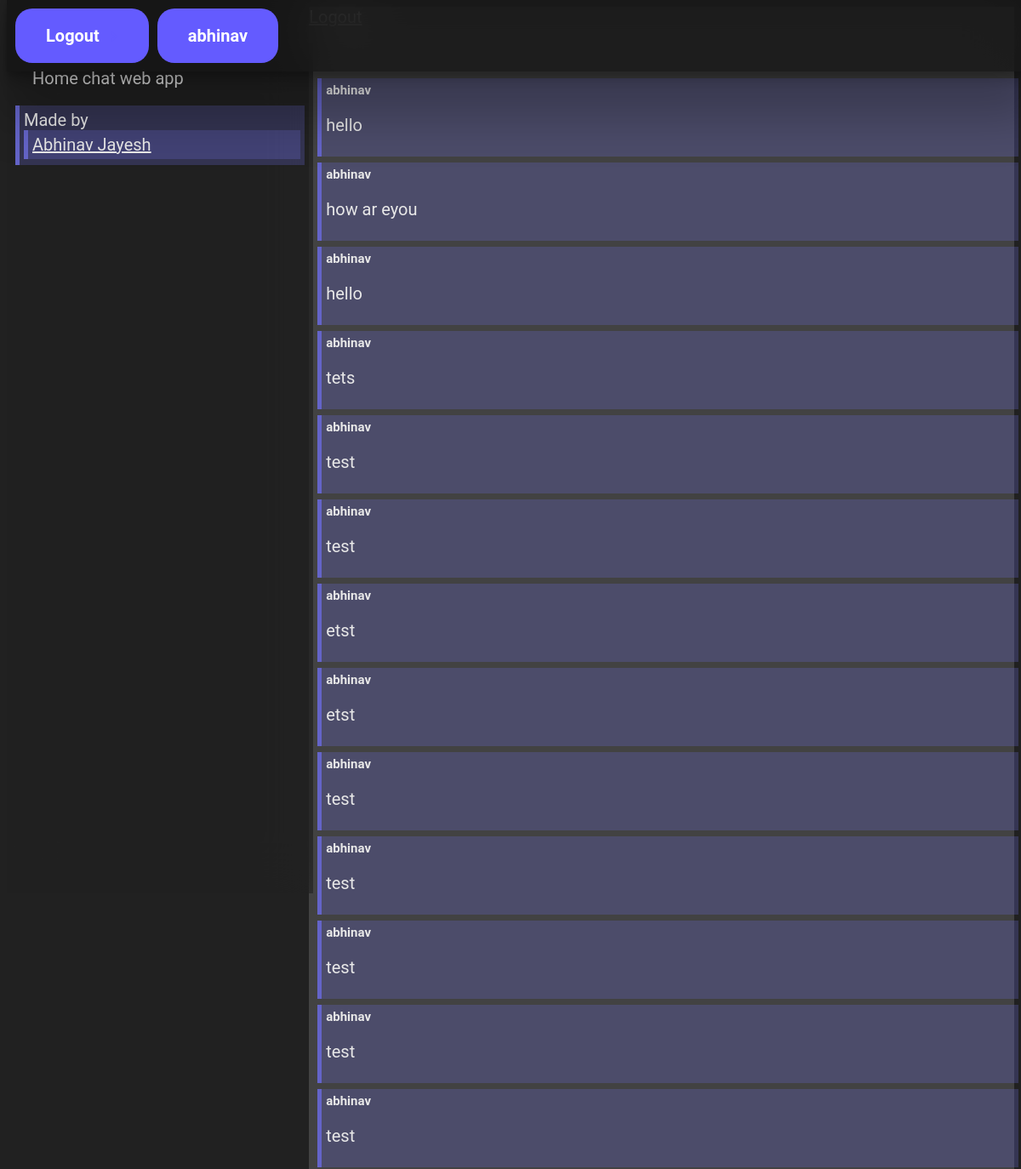
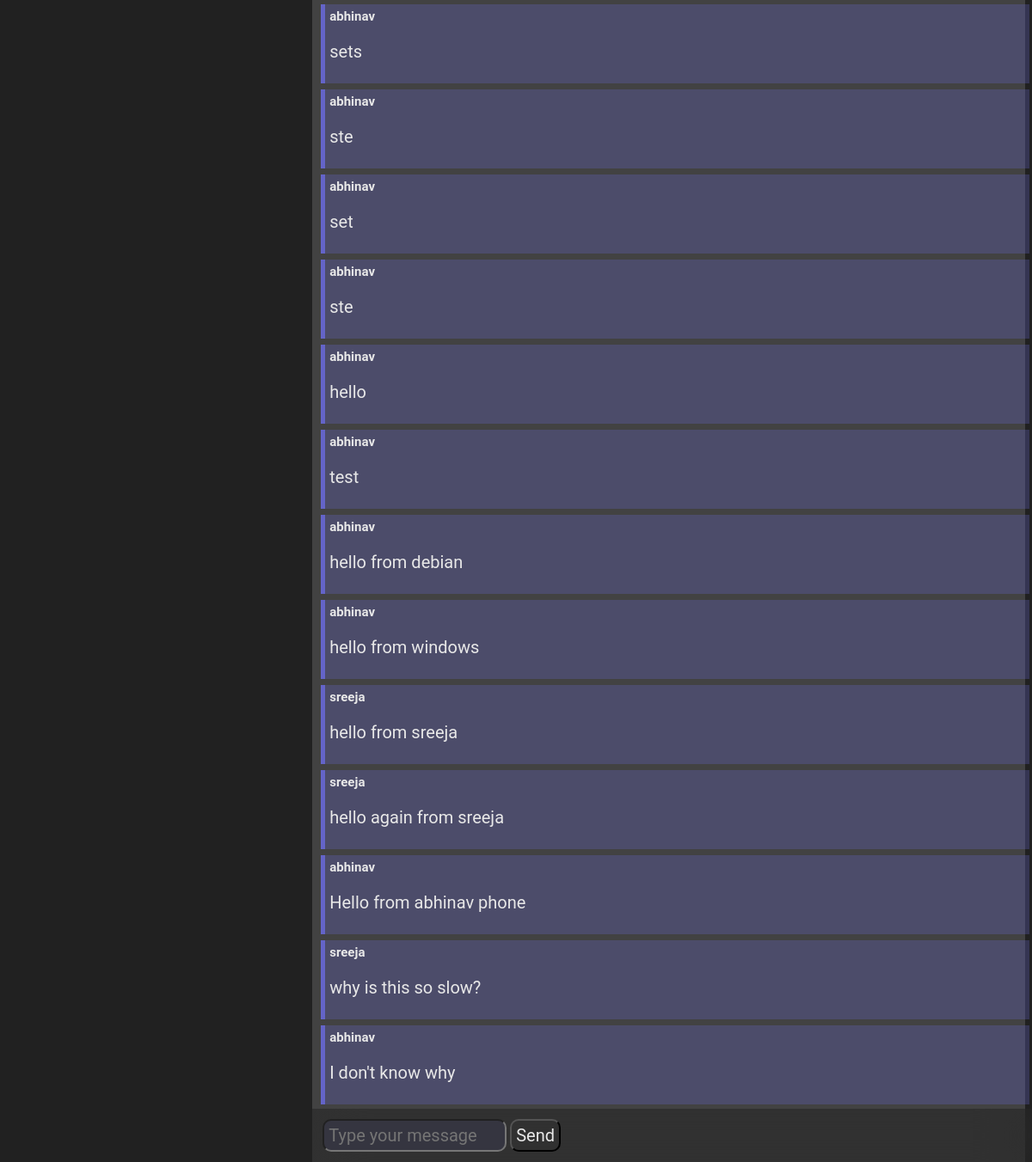
Screenshot of / (signed in) with the database file from the repository (2 pictures, top to bottom).
### app.py (models this page shows)
class User(UserMixin, db.Model):
    id = db.Column(db.Integer, primary_key=True)
    username = db.Column(db.String(50), unique=True, nullable=False)
    password = db.Column(db.String(200), nullable=False)

class Message(db.Model):
    id = db.Column(db.Integer, primary_key=True)
    content = db.Column(db.String(500))
    user_id = db.Column(db.Integer, db.ForeignKey("user.id"))
    user = db.relationship("User", backref="messages")

### app.py (the view)
@app.route("/")
@login_required
def index():
    messages = Message.query.all()
    return render_template(
        "index.html", messages=messages, username=current_user.username
    )

### app.py (called while the page is built)
@login_manager.user_loader
def load_user(user_id):
    return User.query.get(int(user_id))

### templates/index.html (shortened to what this page needs)
<!DOCTYPE html>
<html>
	<head>
		<link rel="stylesheet" href="../static/style.css">
	</head>
	<body>
		<div class="topnav" id="myTopnav">
				<a href="{{ url_for('logout') }}" class="active">
					<button class="activebutton">
						Logout
						<div class="arrow-wrapper">
							<div class="arrow"></div>
						</div>
					</button>
				</a>
				<button class="activebutton">
					{{ username }}
				</button>
		</div>
		<div class="left">
			<div style="padding: 10px;">
			<h1>Home chat web app</h1>
			<p class="fake-message">Made by <a href="https://abhinav-jay.github.io" target="_blank" class="fake-message">Abhinav Jayesh</a></p>
			</div>
		</div>
		<div class="chat">
			<a href="{{ url_for('logout') }}">Logout</a>
			<div class="messages" id="messages">
				{% for m in messages %}
				<div><div class="message"><p class="name">{{ m.user.username }}</p><p class=""> {{ m.content }}</p></div></div>
				{% endfor %}
			</div>
			<form id="chat-form">
				<input type="text" id="message-input" style="float: left;" placeholder="Type your message" autocomplete="off" required>
				<button id="send" type="submit">Send</button>
			</form>
		</div>
	</body>
</html>

### static/style.css (style rules this page uses)
* { font-size: 20px; font-family: roboto; font-style: normal; font-weight: normal; }
body { background-color: #212121; }
.message { background-color: rgba(100, 100, 200, 0.3); color: #e8e8e8; border-left: 5px solid rgb(100, 100, 200); display: inline-block; margin-bottom: 2px; padding: 5px; width: 100%; overflow: auto; overflow-wrap: break-word; }
.fake-message { background-color: rgba(100, 100, 200, 0.3); color: #e8e8e8; border-left: 5px solid rgb(100, 100, 200); display: block; margin-bottom: 2px; padding: 5px; min-width: 100px; overflow: auto; overflow-wrap: break-word; }
.topnav { width: 100%; backdrop-filter: blur(30px) saturate(180%); z-index: 9999; background-color: rgba(21, 21, 21, 0.8); position: fixed; top: 0; overflow: hidden; box-shadow: rgba(0, 0, 0, 0.25) 0px 54px 55px, rgba(0, 0, 0, 0.12) 0px -12px 30px, rgba(0, 0, 0, 0.12) 0px 4px 6px, rgba(0, 0, 0, 0.17) 0px 12px 13px, rgba(0, 0, 0, 0.09) 0px -3px 5px; padding: 5px; }
.activebutton { display: inline-block; margin: 5px; float: left; --primary-color: #645bff; --secondary-color: #fff; --hover-color: #000021; --arrow-width: 10px; --arrow-stroke: 2px; box-sizing: border-box; border: 0; border-radius: 20px; color: var(--secondary-color); padding: 1em 1.8em; background: var(--primary-color); display: flex !important; transition: 0.2s background; align-items: center; gap: 0.6em; color: white; font-weight: bold; }
.activebutton .arrow-wrapper { display: flex; justify-content: center; align-items: center; }
.activebutton .arrow { margin-top: 1px; width: var(--arrow-width); height: var(--arrow-stroke); position: relative; transition: 0.2s; }
.activebutton { background: var(--primary-color); }
.activebutton .arrow::before { content: ""; box-sizing: border-box; position: absolute; border: 1px solid var(--primary-color); border-width: 0 var(--arrow-stroke) var(--arrow-stroke) 0; display: inline-block; top: -3px; right: 3px; transition: 0.2s; padding: 3px; transform: rotate(-45deg); }
.arrow { background: var(--primary-color) !important; }
.chat { margin-bottom: 40px; margin: auto; width: 70%; background-color: #424242; display: flex; flex-direction: column; min-height: 100vh; float: right; }
.messages { margin: 10px; margin-bottom: 60px; margin-top: 60px; float: left; }
.left { top: 50px; position: fixed; float: left; width: 30%; height: 1000px; background-color: rgba(32, 32, 32, 0.5); backdrop-filter: blur(30px) saturate(180%); padding: 00px; }
h1 { color: #e8e8e8; margin: 20px; }
form { backdrop-filter: blur(30px) saturate(180%); float: right; margin-top: auto; position: fixed; background-color: rgba(32, 32, 32, 0.5); width: 100%; bottom: 0; padding: 10px; display: inline-block; color: #e8e8e8; }
.name { font-weight: bold; font-size: 15px; margin: 0px; }
#message-input { border-radius: 10px; background-color: rgba(100, 100, 200, 0.1); color: #e8e8e8; padding: 5px; margin: 2px; width: 200px; }
#send { border-radius: 10px; background-color: transparent; color: #e8e8e8; padding: 5px; margin: 2px; }
a { color: #e8e8e8; }

### rows the page displays
User: username "abhinav"
Message: user.username "abhinav", content "hello"
Message: user.username "abhinav", content "how ar eyou"
Message: user.username "abhinav", content "hello"
Message: user.username "abhinav", content "tets"
Message: user.username "abhinav", content "test"
Message: user.username "abhinav", content "test"
Message: user.username "abhinav", content "etst"
Message: user.username "abhinav", content "etst"
Message: user.username "abhinav", content "test"
Message: user.username "abhinav", content "test"
Message: user.username "abhinav", content "test"
Message: user.username "abhinav", content "test"
Message: user.username "abhinav", content "test"
Message: user.username "abhinav", content "sets"
Message: user.username "abhinav", content "ste"
Message: user.username "abhinav", content "set"
Message: user.username "abhinav", content "ste"
Message: user.username "abhinav", content "hello"
Message: user.username "abhinav", content "test"
Message: user.username "abhinav", content "hello from debian"
Message: user.username "abhinav", content "hello from windows"
Message: user.username "sreeja", content "hello from sreeja"
Message: user.username "sreeja", content "hello again from sreeja"
Message: user.username "abhinav", content "Hello from abhinav phone"
Message: user.username "sreeja", content "why is this so slow?"
Message: user.username "abhinav", content "I don't know why"
